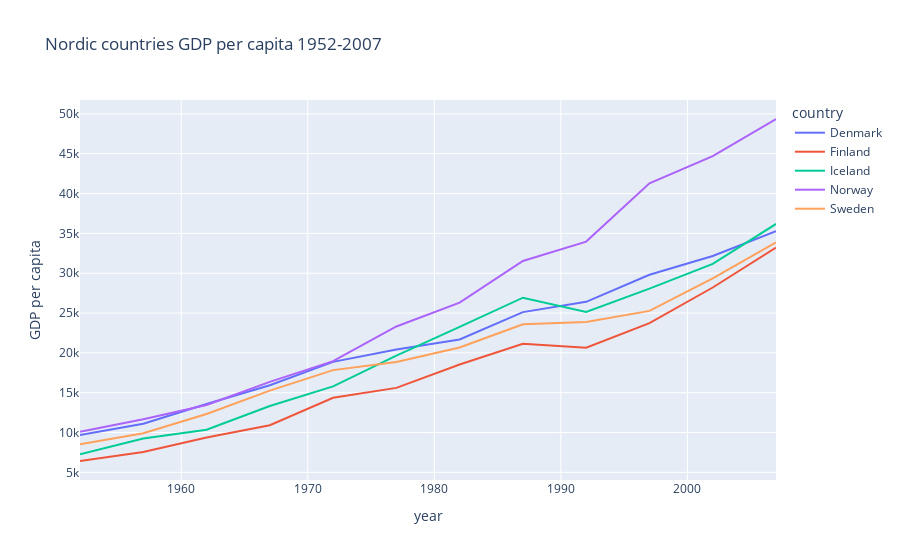

Notebook code for this chart:
### Markdown cell above
## Some hover settings

vertical line code snippet from: 
[stackoverflow](https://stackoverflow.com/questions/68686624/how-to-add-a-vertical-line-to-a-graph-by-mouse-position-dynamically-in-plotly-l)

### Code cell
# adding some useful settings
fig = px.line(nordic, x="year", y="gdpPercap", color="country",
              title="Nordic countries GDP per capita 1952-2007",
              labels={"gdpPercap":"GDP per capita"})

fig.update_layout(hovermode="x")
fig.update_xaxes(
    showspikes=True,
    spikedash="solid",
    spikecolor="green",
    spikemode="across",
    spikesnap="cursor"
)

fig.show()

### Figure 1 — Plotly figure (JSON) as saved in the notebook; plotly's stock layout.template omitted (floating-point values rounded to 4 significant figures)
{"data": [{"hovertemplate": "country=Denmark<br>year=%{x}<br>GDP per capita=%{y}<extra></extra>", "legendgroup": "Denmark", "line": {"color": "#636efa", "dash": "solid"}, "marker": {"symbol": "circle"}, "mode": "lines", "name": "Denmark", "orientation": "v", "showlegend": true, "type": "scatter", "x": [1952, 1957, 1962, 1967, 1972, 1977, 1982, 1987, 1992, 1997, 2002, 2007], "xaxis": "x", "y": [9692.0, 11100.0, 13580.0, 15940.0, 18870.0, 20420.0, 21690.0, 25120.0, 26410.0, 29800.0, 32170.0, 35280.0], "yaxis": "y"}, {"hovertemplate": "country=Finland<br>year=%{x}<br>GDP per capita=%{y}<extra></extra>", "legendgroup": "Finland", "line": {"color": "#EF553B", "dash": "solid"}, "marker": {"symbol": "circle"}, "mode": "lines", "name": "Finland", "orientation": "v", "showlegend": true, "type": "scatter", "x": [1952, 1957, 1962, 1967, 1972, 1977, 1982, 1987, 1992, 1997, 2002, 2007], "xaxis": "x", "y": [6425.0, 7545.0, 9372.0, 10920.0, 14360.0, 15610.0, 18530.0, 21140.0, 20650.0, 23720.0, 28200.0, 33210.0], "yaxis": "y"}, {"hovertemplate": "country=Iceland<br>year=%{x}<br>GDP per capita=%{y}<extra></extra>", "legendgroup": "Iceland", "line": {"color": "#00cc96", "dash": "solid"}, "marker": {"symbol": "circle"}, "mode": "lines", "name": "Iceland", "orientation": "v", "showlegend": true, "type": "scatter", "x": [1952, 1957, 1962, 1967, 1972, 1977, 1982, 1987, 1992, 1997, 2002, 2007], "xaxis": "x", "y": [7268.0, 9244.0, 10350.0, 13320.0, 15800.0, 19650.0, 23270.0, 26920.0, 25140.0, 28060.0, 31160.0, 36180.0], "yaxis": "y"}, {"hovertemplate": "country=Norway<br>year=%{x}<br>GDP per capita=%{y}<extra></extra>", "legendgroup": "Norway", "line": {"color": "#ab63fa", "dash": "solid"}, "marker": {"symbol": "circle"}, "mode": "lines", "name": "Norway", "orientation": "v", "showlegend": true, "type": "scatter", "x": [1952, 1957, 1962, 1967, 1972, 1977, 1982, 1987, 1992, 1997, 2002, 2007], "xaxis": "x", "y": [10100.0, 11650.0, 13450.0, 16360.0, 18970.0, 23310.0, 26300.0, 31540.0, 33970.0, 41280.0, 44680.0, 49360.0], "yaxis": "y"}, {"hovertemplate": "country=Sweden<br>year=%{x}<br>GDP per capita=%{y}<extra></extra>", "legendgroup": "Sweden", "line": {"color": "#FFA15A", "dash": "solid"}, "marker": {"symbol": "circle"}, "mode": "lines", "name": "Sweden", "orientation": "v", "showlegend": true, "type": "scatter", "x": [1952, 1957, 1962, 1967, 1972, 1977, 1982, 1987, 1992, 1997, 2002, 2007], "xaxis": "x", "y": [8528.0, 9912.0, 12330.0, 15260.0, 17830.0, 18860.0, 20670.0, 23590.0, 23880.0, 25270.0, 29340.0, 33860.0], "yaxis": "y"}], "layout": {"hovermode": "x", "legend": {"title": {"text": "country"}, "tracegroupgap": 0}, "title": {"text": "Nordic countries GDP per capita 1952-2007"}, "xaxis": {"anchor": "y", "domain": [0, 1], "showspikes": true, "spikecolor": "green", "spikedash": "solid", "spikemode": "across", "spikesnap": "cursor", "title": {"text": "year"}}, "yaxis": {"anchor": "x", "domain": [0, 1], "title": {"text": "GDP per capita"}}}}
